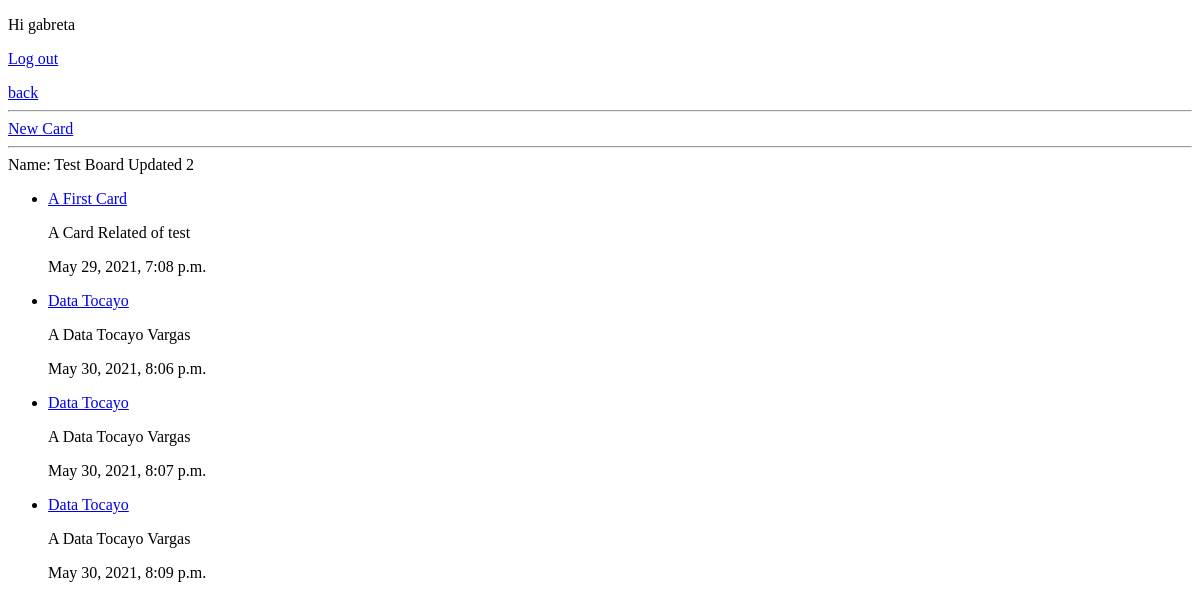
The page /todos/boards/1/ (signed in) on the database as committed earlier.
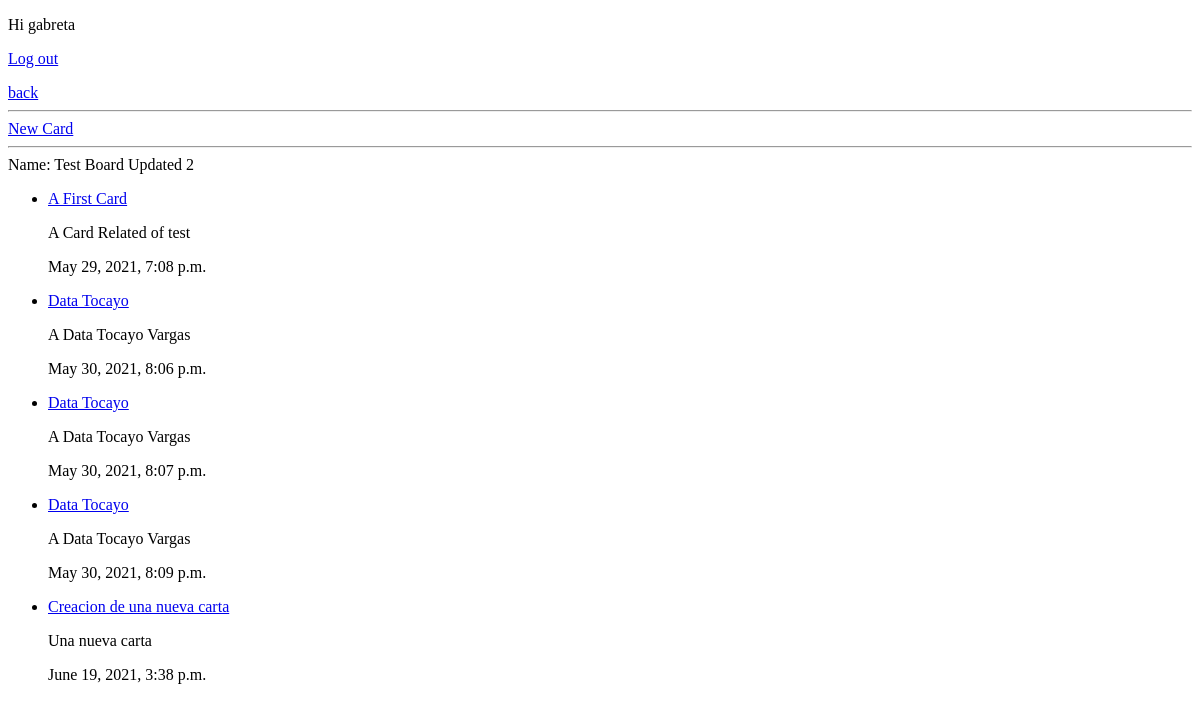
The same page on the database as committed later.
### todos/models.py (models this page shows, shortened)
class Board(models.Model):
    title = models.CharField(max_length=60)
    creator_ref = models.ForeignKey(
        'auth.User',
        on_delete=models.CASCADE,
    )
    created_at = models.DateTimeField(auto_now_add=True)
    updated_at = models.DateTimeField(auto_now=True)

class Card(models.Model):
    title = models.CharField(max_length=60)
    description = models.TextField(max_length=400)
    board_ref = models.ForeignKey(
        'Board',
        on_delete=models.CASCADE,
    )
    is_archived = models.BooleanField(default=False)
    created_at = models.DateTimeField(auto_now_add=True)
    updated_at = models.DateTimeField(auto_now=True)

### todos/views.py (the view)
class DetailBoardView(generic.detail.DetailView):
    model = Board
    template_name = 'boards/detail.html'
    def get_context_data(self, **kwargs):
        context = super().get_context_data(**kwargs)
        context['cards'] = Card.objects.filter(board_ref=context['board'].id)
        return context

### todos/templates/boards/detail.html
{% extends 'content.html' %}
{% block container %}
<a href="{% url 'todos:boards'  %}">back</a>
<hr>
<a href="{% url 'todos:boards_cards_new' board.id  %}">New Card</a>
<hr>
Name: {{ board.title }}
{% if cards %}
<ul>
  {% for card in cards %}
  <li>
    <a href="{% url 'todos:card_detail' card.id %}">{{ card.title }}</a>
    <p>{{ card.description }}</p>
    <p class="date">{{ card.created_at }}</p>
  </li>
  {% endfor %}
</ul>
{% else %}
<p>No Cards are available.</p>
{% endif %}
{% endblock container %}

### templates/content.html
{% extends 'base.html' %}
{% block content %}
{% if user.is_authenticated %}
<p>Hi {{ user.username }}</p>
<p><a href="{% url 'logout' %}">Log out</a></p>
{% block container %}
{% endblock container %}
{% else %}
<p>You're not  logged in.</p>
<a href="{% url 'login' %}">Log In</a>
{% endif %}
{% endblock content %}

### templates/base.html (shortened to what this page needs)
{% load static %}
<!DOCTYPE html>
<html>
  <head>
    <link href="{% static 'css/base.css' %}" rel="stylesheet">
  </head>
  <body>
    {% block content %}
    {% endblock content %}
  </body>
</html>

Rows that differ between the two databases and show on the page:
added Card: title "Creacion de una nueva carta", description "Una nueva carta", created_at "June 19, 2021, 3:38 p.m."
